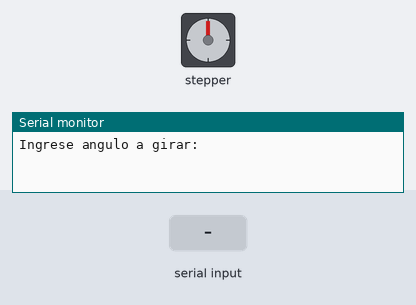
The sketch below on a simulated Arduino Uno, built with avr-gcc and run on an emulated ATmega328P. Shown: stepper motor, the last lines printed to the serial monitor. The inputs (shaded band) are chosen by the test bench. Stepper angles assume 2048 steps per turn.

Above: at 1.2 s.
1.3 s: "90,45\n" received over Serial
At 2.35 s:
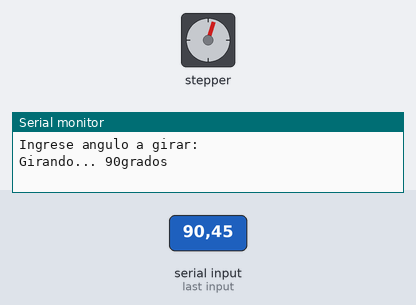
At 3.08 s:
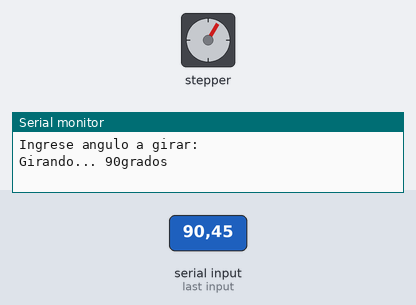
7.3 s: "30,150\n" received over Serial
At 10.56 s:
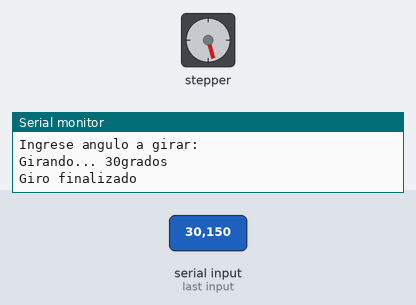
16.3 s: "200\n" received over Serial
Timing chart, 0 to 25.3 s (numbered marks = the images above; inputs shaded):
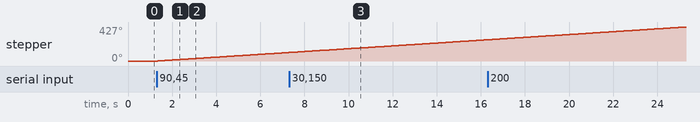

Measured:
- after the input at 1.3 s, stepper: keeps turning clockwise at about 18°/s, starting at once

The sketch:

MotorPap_func_Serial__1_.ino
```cpp
#include <Stepper.h>
const float angPas = 0.1758;
int valIng = 0;

Stepper motor1(2048, 2, 4, 3, 5);

void setup() {
  motor1.setSpeed(3);
  Serial.begin(9600);
  Serial.println("Ingrese angulo a girar: ");
}

void loop() {
  if (Serial.available())
  {
    valIng = Serial.parseInt();
    if (valIng !=0)
    {
      Serial.print("Girando... ");
      Serial.print(valIng);
      Serial.println("grados");
      gira_grados(valIng);
      Serial.println("Giro finalizado");
      Serial.println("------------------------------");
      Serial.println("Ingrese angulo a girar: ");
    }
  }
}

void gira_grados(float grad)
{
  int pas = grad / angPas;
  motor1.step(pas);
  digitalWrite(2,0);
  digitalWrite(3,0);
  digitalWrite(4,0);
  digitalWrite(5,0);
}
```
